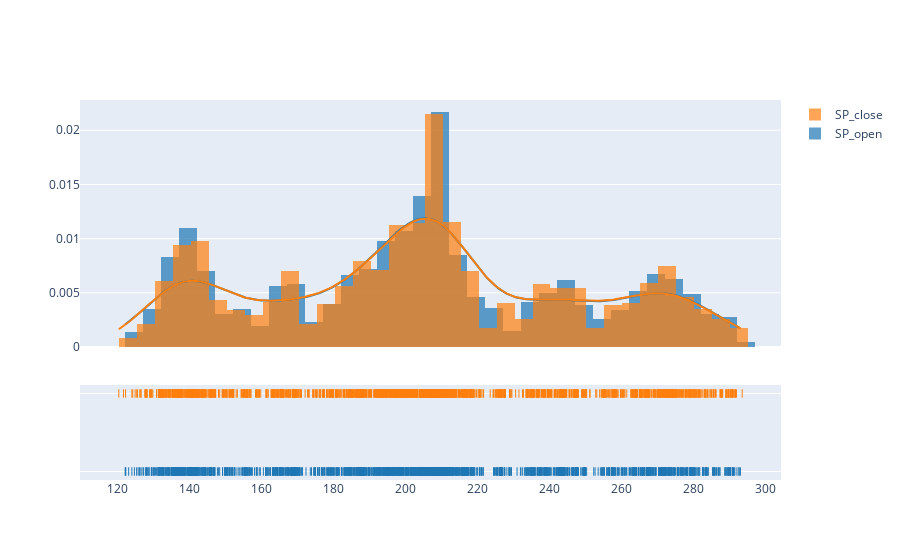

Notebook source saved alongside this figure:
### Code cell
hist_data = [df['SP_open'],df['SP_close']]
group_labels = ['SP_open','SP_close']

fig = ff.create_distplot(hist_data, group_labels, bin_size=5)
iplot(fig, filename='Distplot of Sp_open & Sp_close')

### Figure 1 — Plotly figure (JSON) as saved in the notebook; plotly's stock layout.template omitted (floating-point values rounded to 4 significant figures; data arrays with more than 128 entries replaced by an {"elided": "..."} marker saying what was removed)
{"data": [{"histnorm": "probability density", "legendgroup": "SP_open", "marker": {"color": "rgb(31, 119, 180)"}, "name": "SP_open", "opacity": 0.7, "type": "histogram", "x": {"elided": "1718 float values"}, "xaxis": "x", "xbins": {"end": 293.1, "size": 5, "start": 122.1}, "yaxis": "y"}, {"histnorm": "probability density", "legendgroup": "SP_close", "marker": {"color": "rgb(255, 127, 14)"}, "name": "SP_close", "opacity": 0.7, "type": "histogram", "x": {"elided": "1718 float values"}, "xaxis": "x", "xbins": {"end": 293.6, "size": 5, "start": 120.3}, "yaxis": "y"}, {"legendgroup": "SP_open", "marker": {"color": "rgb(31, 119, 180)"}, "mode": "lines", "name": "SP_open", "showlegend": false, "type": "scatter", "x": {"elided": "500 float values"}, "xaxis": "x", "y": {"elided": "500 float values"}, "yaxis": "y"}, {"legendgroup": "SP_close", "marker": {"color": "rgb(255, 127, 14)"}, "mode": "lines", "name": "SP_close", "showlegend": false, "type": "scatter", "x": {"elided": "500 float values"}, "xaxis": "x", "y": {"elided": "500 float values"}, "yaxis": "y"}, {"legendgroup": "SP_open", "marker": {"color": "rgb(31, 119, 180)", "symbol": "line-ns-open"}, "mode": "markers", "name": "SP_open", "showlegend": false, "type": "scatter", "x": {"elided": "1718 float values"}, "xaxis": "x", "y": {"elided": "1718 str values"}, "yaxis": "y2"}, {"legendgroup": "SP_close", "marker": {"color": "rgb(255, 127, 14)", "symbol": "line-ns-open"}, "mode": "markers", "name": "SP_close", "showlegend": false, "type": "scatter", "x": {"elided": "1718 float values"}, "xaxis": "x", "y": {"elided": "1718 str values"}, "yaxis": "y2"}], "layout": {"autosize": true, "barmode": "overlay", "hovermode": "closest", "legend": {"traceorder": "reversed"}, "xaxis": {"anchor": "y2", "autorange": true, "domain": [0, 1], "range": [109.7, 304.1], "type": "linear", "zeroline": false}, "yaxis": {"anchor": "free", "autorange": true, "domain": [0.35, 1], "position": 0, "range": [0, 0.02279], "type": "linear"}, "yaxis2": {"anchor": "x", "autorange": true, "domain": [0, 0.25], "dtick": 1, "range": [-0.1818, 1.182], "showticklabels": false, "type": "category"}}}
